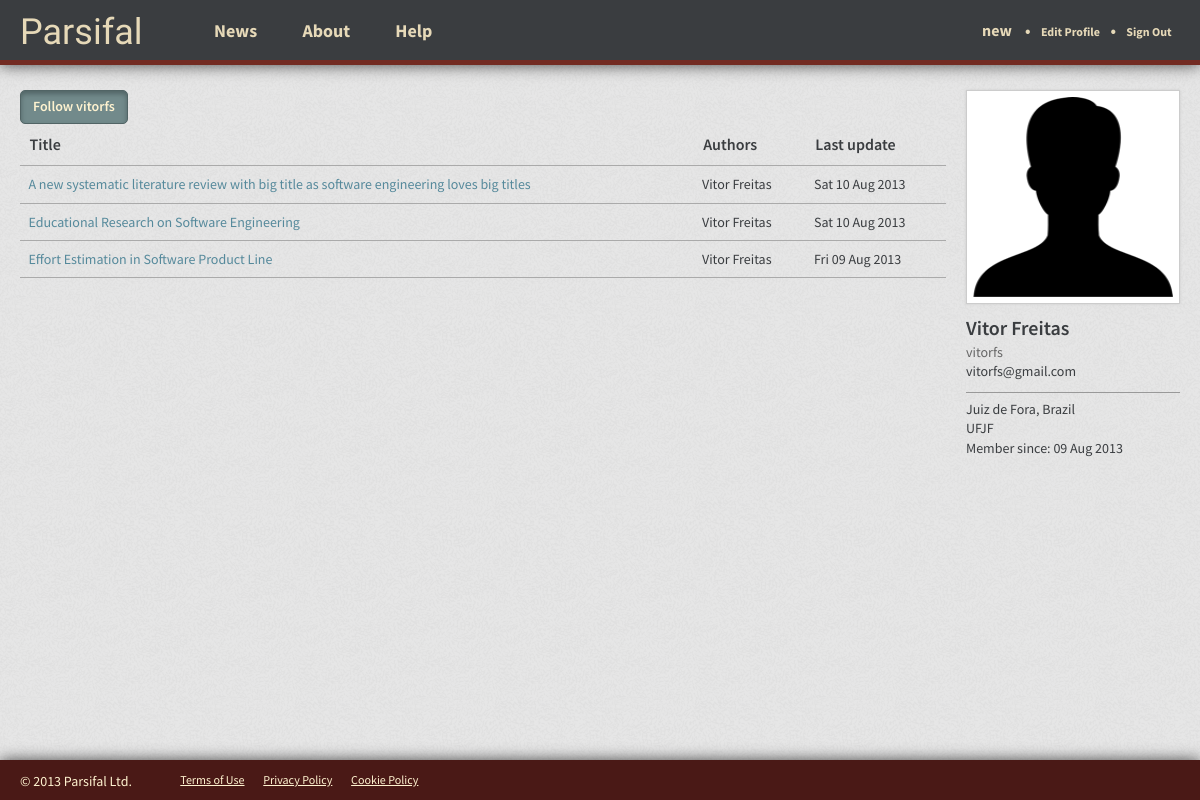
The page /vitorfs/ (signed in) on the database as committed earlier.
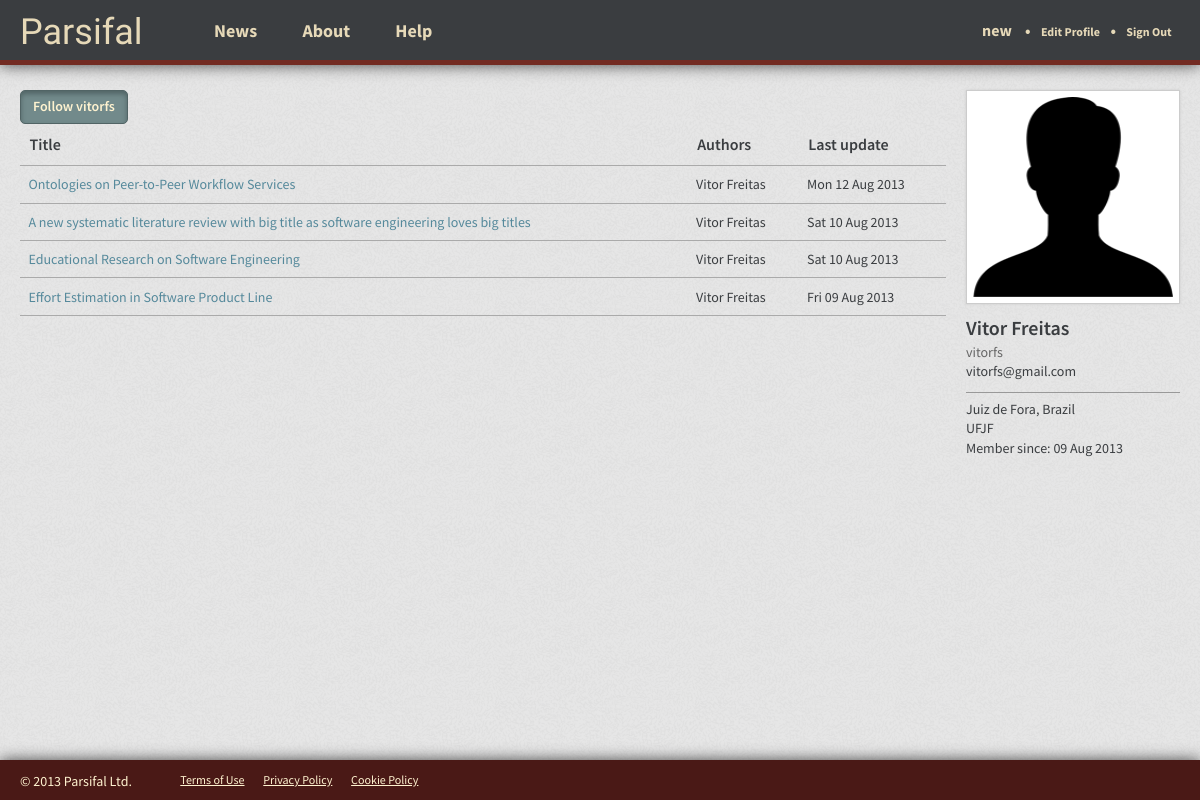
The same page on the database as committed later.
### reviews/models.py (models this page shows, shortened)
class Review(models.Model):
  short_name = models.CharField(max_length=50) #TODO: Change var name to Name
  title = models.CharField(max_length=200)
  description = models.CharField(max_length=500)
  user = models.ForeignKey(User) #TODO: Change var name to Author
  create_date = models.DateTimeField(auto_now_add=True, blank=True)
  last_update = models.DateTimeField()
  co_authors = models.ManyToManyField(User, related_name="co+")
  objective = models.TextField(max_length=1000, null=True)
  questions = models.ManyToManyField(Question)
  sources = models.ManyToManyField(Source)
  class Meta:
    verbose_name = "Review"
    verbose_name_plural = "Reviews"

### reviews/views.py (the view)
@login_required
def reviews(request, username):
  context = RequestContext(request)
  user = get_object_or_404(User, username=username)
  user_reviews = Review.objects.filter(user__id=user.id).order_by('-last_update',)
  context = RequestContext(request, {'user_reviews': user_reviews, 'page_user': user})
  return render_to_response('reviews/reviews.html', context)

### reviews/templates/reviews/reviews.html
{% extends 'base_app.html' %}
{% block head_extra %}
  <link href="{{ STATIC_URL }}css/reviews.css" rel="stylesheet" media="screen">
{% endblock head_extra %}
{% block content %}
  <div class="clearfix">
    <div class="reviews">
      {% if user.username == page_user.username %}
        <a href="/reviews/new/" class="btn btn-success">New review</a>
      {% else %}
        <button type="button" class="btn">Follow {{ page_user.username }}</button>
      {% endif %}
      {% if user_reviews %}
        <table class="table">
          <thead>
            <tr>
              <th>Title</th>
              <th>Authors</th>
              <th>Last update</th>
            </tr>
          </thead>
          <tbody>
            {% for review in user_reviews %}
              <tr>
                <td><a href="/{{ page_user.username }}/{{ review.short_name }}/">{{ review.title }}</a></td>
                <td>{{ review.user.get_full_name }}</td>
                <td>{{ review.last_update|date:"D d M Y" }}</td>
              </tr>
            {% endfor %}
          </tbody>
        </table>
      {% else %}
        <h2>You don't have any systematic literature review yet.</h2>
      {% endif %}
    </div>
    <div class="profile">
      <div class="picture">
        <img src="{{ STATIC_URL }}img/user.png" width="200px" height="200px">
      </div>
      <ul>
        <li class="full-name">{{ page_user.get_full_name }}</li>
        <li class="username">{{ page_user.username }}</li>
        <li>{{ page_user.email }}</li>
        <li class="divider"></li>
        <li>Juiz de Fora, Brazil</li>
        <li>UFJF</li>
        <li>Member since: {{ page_user.date_joined|date:"d M Y" }}</li>
      </ul>
    </div>
  </div>
{% endblock content %}

Rows that differ between the two databases and show on the page:
added Review: title "Ontologies on Peer-to-Peer Workflow Services", user.get_full_name "Vitor Freitas", last_update "Mon 12 Aug 2013"
